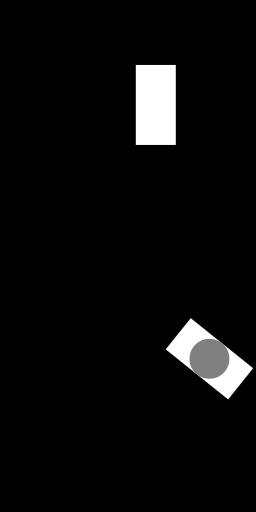
Frame 1 (no input)
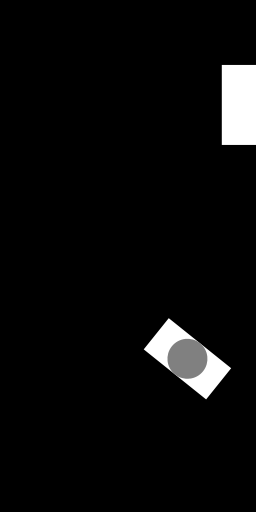
Frame 60 (the mouse pressed at the canvas centre just before this capture)
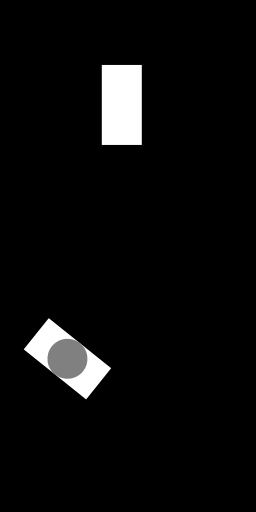
Frame 120 (the mouse held since frame 60 and released just before this capture)

The Processing sketch that drew these frames (run headless with seeded random() and noise(); from frame 60 on, the mouse is pressed at the canvas centre):

// Processing sketch: Esercizio1
// ── Esercizio1.pde
Pillow p;
SuperPillow sp;

void setup(){
 background(0);
 size(256,512);
 p = new Pillow(random(40,width-40),random(80,height/2-80),40,80);
 sp = new SuperPillow(random(40,width-40),random(height/2+80,height-80),40,80);
}

void draw(){
 background(0);
 p.run();
 sp.run();
}

// ── Pillow.pde
class Pillow{
 float x, y, w, h, sx;
 color c;
 
 Pillow(float x, float y, float w, float h){
  sx = 2;
  this.x = x;
  this.y = y;
  this.w = w;
  this.h = h;
  c = color(255);
 }
 
 void display(){
  rectMode(CENTER);
  noStroke();
  fill(c);
  rect(x,y,w,h);
 }
 
 void move(){
   x+=sx;
   if(x<=0 || x>=width) sx = -sx;
 }
 
 void run(){
  move();
  display();
 }
}

// ── SuperPillow.pde
class SuperPillow extends Pillow{
 float angle;
 SuperPillow(float x, float y, float w, float h){
  super(x,y,w,h);
  angle = random(0,360);
  c = color(255);
 }
 
 void display(){
  pushMatrix();
  translate(x,y);
  rotate(radians(angle));
  rectMode(CENTER);
  noStroke();
  fill(c);
  rect(0,0,w,h);
  fill(128);
  ellipse(0,0,w,w);
  popMatrix();
 }
 
 void move(){
  super.move();
  if(dist(x,y,mouseX,mouseY)<=w/2){
   angle+=5;
   angle = angle%360;
  }
 }
}

void keyPressed(){
 if(key=='R' || key == 'r') setup(); 
}
